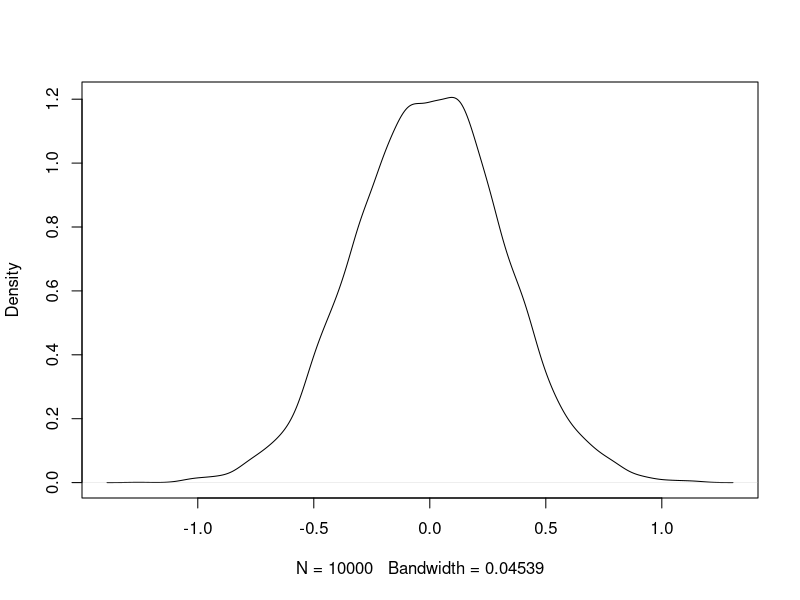

Generate this figure with R:
## ---- chunk 1
fairCoin <- c("heads", "tails")
sample(fairCoin, size = 5, replace = TRUE)
## ---- chunk 2
library(carData)
Data.Davis <- carData::Davis
n <- dim(Data.Davis)[1]
## when dim() is applied to a dataframe, two values get returned
## the num of rows and number of columns. The number of rows is 
## equal to the sample size

trainInd <- sample(1:n, size = ceiling(n/2), replace = FALSE)
## each observation belongs to a row. So randomly select half of
## row indexes without replacement so the two sets are mutually ## exclusive

## split data into training and test
trainData <- Data.Davis[trainInd,]
testData <- Data.Davis[-trainInd,]
## ---- chunk 3
replicate(6, sample(fairCoin, size = 5, replace = TRUE))
## ---- chunk 4
sampMean <- function(number){
  mean(rnorm(number))
}
## ---- chunk 5
Reps <- 10000
storeSampMeans <- replicate(Reps, sampMean(10))
## ---- chunk 6
head(storeSampMeans)
## ---- chunk 7
plot(density(storeSampMeans), main="")
## ---- chunk 8
mean(storeSampMeans)
var(storeSampMeans)
## ---- chunk 9
rnorm(1)
rnorm(1)
## ---- chunk 10
## With a set seed specified once
set.seed(5)
rnorm(3)
rnorm(3)

## With a set seed specified each time
set.seed(5)
rnorm(3)
set.seed(5)
rnorm(3)
